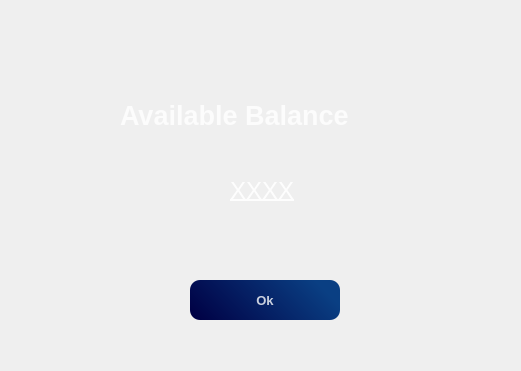
   <widget class="QWidget" name="balance_widget" native="true">
    <property name="geometry">
     <rect>
      <x>2980</x>
      <y>480</y>
      <width>521</width>
      <height>371</height>
     </rect>
    </property>
    <property name="styleSheet">
     <string notr="true">QPushButton #pushButton{
background-color: qlineargradient(spread:pad, x1:0, y1:0, x2:1, y2:0, stop:0 rgba(0, 0, 68, 235), stop:1 rgba(255, 255, 255, 255));
color:rgba(255,255,255,200);
border-radius:10px;
}

QPushButton #pushButton:hover{
background-color: qlineargradient(spread:pad, x1:1, y1:0, x2:0, y2:0.778455, stop:0 rgba(0, 0, 68, 255), stop:1 rgba(255, 255, 255, 255))
color:red;
}</string>
    </property>
    <widget class="QLabel" name="label16_3">
     <property name="geometry">
      <rect>
       <x>30</x>
       <y>10</y>
       <width>461</width>
       <height>341</height>
      </rect>
     </property>
     <property name="styleSheet">
      <string notr="true">background-image:url(:/images/rupee1.jpg);
background-repeat: no-repeat;
background-size: (831,441);
border-radius: 20px;
</string>
     </property>
     <property name="text">
      <string/>
     </property>
    </widget>
    <widget class="QPushButton" name="balance_ok">
     <property name="geometry">
      <rect>
       <x>190</x>
       <y>280</y>
       <width>150</width>
       <height>40</height>
      </rect>
     </property>
     <property name="font">
      <font>
       <pointsize>10</pointsize>
       <weight>75</weight>
       <bold>true</bold>
      </font>
     </property>
     <property name="styleSheet">
      <string notr="true">QPushButton#balance_ok {
background-color:qlineargradient(spread:pad, x1:0, y1:0.897, x2:1, y2:0.631, stop:0 rgba(0, 0, 68, 255), stop:1 rgba(10, 63, 131, 255));
color:rgba(255,255,255,200);
border-radius:10px;
}

QPushButton#balance_ok:hover {
background-color: qlineargradient(spread:pad, x1:0.134328, y1:0.846, x2:0.925, y2:0.142, stop:0 rgba(0, 0, 68, 255), stop:1 rgba(10, 63, 131, 255));
}

QPushButton#balance_ok:pressed {
   padding-left:5px;
   padding-right:5px;
   padding-top:5px;
}</string>
     </property>
     <property name="text">
      <string>Ok</string>
     </property>
    </widget>
    <widget class="QLabel" name="available_balance_head">
     <property name="geometry">
      <rect>
       <x>120</x>
       <y>100</y>
       <width>301</width>
       <height>31</height>
      </rect>
     </property>
     <property name="font">
      <font>
       <pointsize>20</pointsize>
       <weight>75</weight>
       <bold>true</bold>
      </font>
     </property>
     <property name="styleSheet">
      <string notr="true">color:rgba(255,255,255,200);
</string>
     </property>
     <property name="text">
      <string>Available Balance</string>
     </property>
    </widget>
    <widget class="QLabel" name="balance_amount">
     <property name="geometry">
      <rect>
       <x>230</x>
       <y>170</y>
       <width>151</width>
       <height>41</height>
      </rect>
     </property>
     <property name="font">
      <font>
       <pointsize>18</pointsize>
       <underline>true</underline>
      </font>
     </property>
     <property name="styleSheet">
      <string notr="true">color:rgba(255,255,255,230);
</string>
     </property>
     <property name="text">
      <string>XXXX</string>
     </property>
    </widget>
    <widget class="QLabel" name="rupee_icon">
     <property name="geometry">
      <rect>
       <x>200</x>
       <y>178</y>
       <width>31</width>
       <height>31</height>
      </rect>
     </property>
     <property name="styleSheet">
      <string notr="true">border-image:  url(:/images/icons8-rupee-96.png) 0 0 0 0 stretch stretch;
opacity:0.3;</string>
     </property>
     <property name="text">
      <string/>
     </property>
    </widget>
   </widget>
